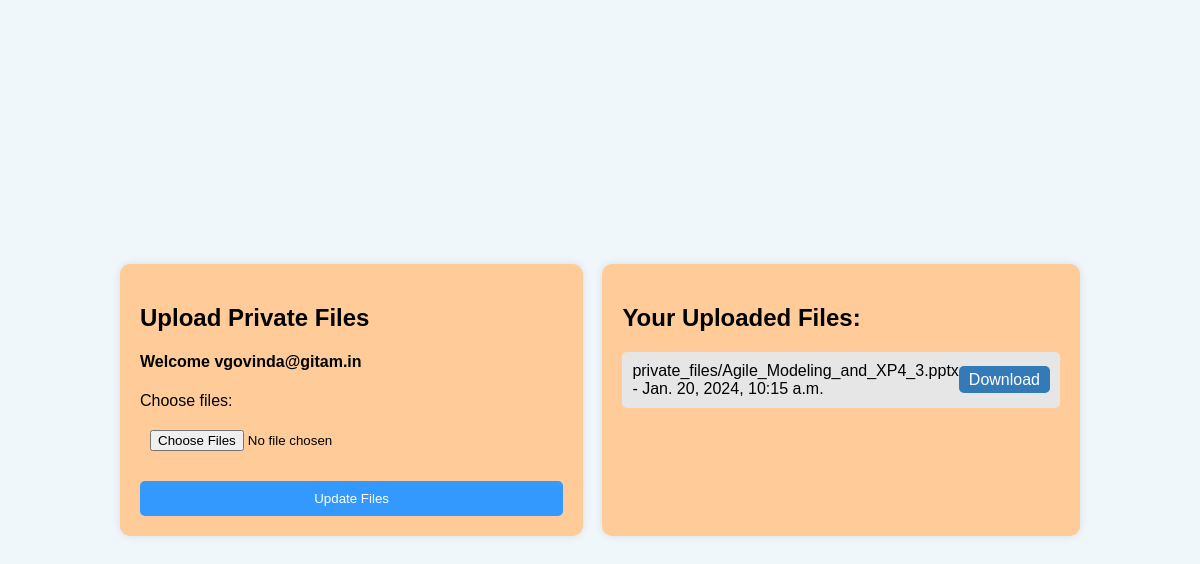
/student_private_files/vgovinda@gitam.in/, run on the app's committed database.
### Intern_Portal/models.py (models this page shows, shortened)
class StudentFacultyMapping(models.Model):
    student_registration_number = models.CharField(max_length=20)
    student_name = models.CharField(max_length=100)
    student_branch = models.CharField(max_length=50)
    student_email = models.EmailField()
    faculty_name = models.CharField(max_length=100)
    faculty_email = models.EmailField()
    faculty_phone = models.CharField(max_length=20)

class PrivateFile(models.Model):
    file = models.FileField(upload_to='private_files/')
    uploaded_at = models.DateTimeField(auto_now_add=True)
    student_mapping = models.ForeignKey(StudentFacultyMapping, on_delete=models.CASCADE)

### Intern_Portal/views.py (the view)
# urls.py: path('student_private_files/<str:email>/', views.student_private_files, name='student_private_files'),
def student_private_files(request, email):
    student_mapping = StudentFacultyMapping.objects.get(student_email=email)
    if request.method == 'POST' and request.FILES.getlist('file'):
        for uploaded_file in request.FILES.getlist('file'):
            private_file = PrivateFile(file=uploaded_file, student_mapping=student_mapping)
            private_file.save()
    files = PrivateFile.objects.filter(student_mapping=student_mapping)
    return render(request, 'student_private_files.html', {'files': files, 'email': email})

### Intern_Portal/Templates/student_private_files.html (shortened to what this page needs)
<!DOCTYPE html>
<html lang="en">
<head>
</head>
<body>
    <div id="content-container">
        <div id="upload-section">
            <h2>Upload Private Files</h2>
            <h4>Welcome {{ email }}</h4>
            <form id="file-form" method="post" enctype="multipart/form-data">
                <label for="file">Choose files:</label>
                <input type="file" name="file" id="file" required multiple>
                <button id="update-button" type="submit" onclick="animateFormSubmission()">Update Files</button>
            </form>
        </div>
        <div id="files-section">
            <h2>Your Uploaded Files:</h2>
            <ul id="files-list">
                {% for file in files %}
                    <li>
                        <span>{{ file.file.name }} - {{ file.uploaded_at }}</span>
                        <div class="file-actions">
                            <a href="{% url 'download_file' file.id %}" class="download-button">Download</a>
                        </div>
                    </li>
                {% endfor %}
            </ul>
        </div>
    </div>
</body>
</html>

### Intern_Portal/Templates/student_private_files.html (style rules this page uses)
body { font-family: 'Arial', sans-serif; background-color: #f0f7fa; margin: 0; padding: 0; display: flex; align-items: center; justify-content: center; height: 100vh; }
#content-container { display: flex; justify-content: space-between; width: 80%; }
#upload-section, #files-section { width: 48%; background-color: #ffcc99; padding: 20px; border-radius: 10px; box-shadow: 0 0 10px rgba(0, 0, 0, 0.1); }
#upload-section { margin-right: 2%; }
#file-form { display: flex; flex-direction: column; }
label { margin-bottom: 10px; }
input { width: 100%; padding: 10px; margin-bottom: 20px; box-sizing: border-box; }
#update-button { background-color: #3399ff; color: #fff; padding: 10px 15px; border: none; border-radius: 5px; cursor: pointer; transition: background-color 0.3s ease; }
#files-list { list-style: none; padding: 0; }
#files-list li { margin-bottom: 20px; padding: 10px; background-color: #e6e6e6; border-radius: 5px; display: flex; justify-content: space-between; align-items: center; }
.file-actions a { text-decoration: none; color: #fff; padding: 5px 10px; border-radius: 5px; cursor: pointer; }
.file-actions .download-button { background-color: #337ab7; }

### data on the page
StudentFacultyMapping: student_email "vgovinda@gitam.in"
PrivateFile: file.name "private_files/Agile_Modeling_and_XP4_3.pptx", uploaded_at "Jan. 20, 2024, 10:15 a.m."
